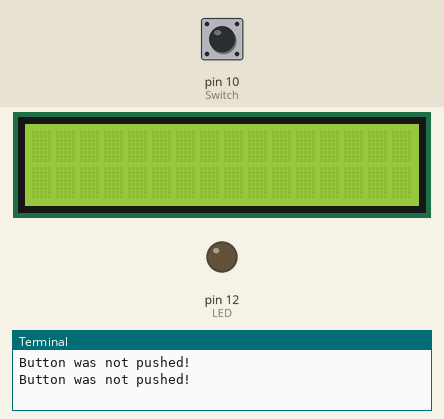
Recording of a program running on a simulated Raspberry Pi (header pin numbers). On the bench: 16×2 character LCD, output pins drawn as LEDs (lit = HIGH), the last lines printed to the terminal. Inputs (shaded band) come from the test bench; at power-on: pin 10 (Switch) LOW.

Above: at 1.4 s.
1.5 s: pin 10 (Switch) pulled HIGH for 1.2 s
At 3.0 s:
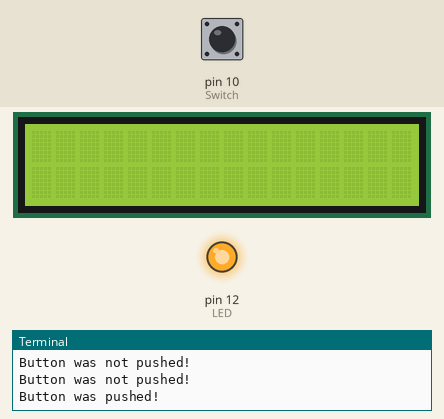
4.7 s: pin 10 (Switch) pulled HIGH for 3.2 s
At 9.2 s:
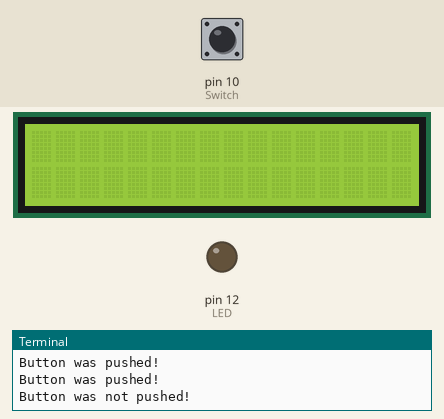
Timing chart, 0 to 10.7 s (numbered marks = the images above; inputs shaded):
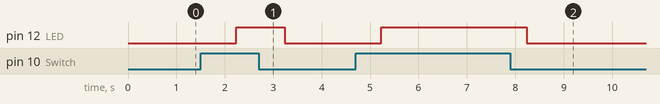

The program:

gpio_input.py
```python
import RPi.GPIO as GPIO
import time
import I2C_driver as LCD

Switch=10
LED=12

GPIO.setwarnings(False)
GPIO.setmode(GPIO.BOARD)

GPIO.setup(Switch, GPIO.IN, pull_up_down=GPIO.PUD_DOWN)
GPIO.setup(LED, GPIO.OUT, initial=GPIO.LOW)

mylcd=LCD.lcd()

while True:
    if GPIO.input(Switch) == GPIO.HIGH:
        print("Button was pushed!")
        GPIO.output(LED, GPIO.HIGH)
    else :
        print("Button was not pushed!")
        GPIO.output(LED, GPIO.LOW)
    time.sleep(1)
```

Measured:
- after the input at 1.5 s, pin 12 (LED): LOW → HIGH after 0.73 s, → LOW 1.0 s later
- after the input at 4.7 s, pin 12 (LED): LOW → HIGH after 0.53 s, → LOW 3.0 s later
